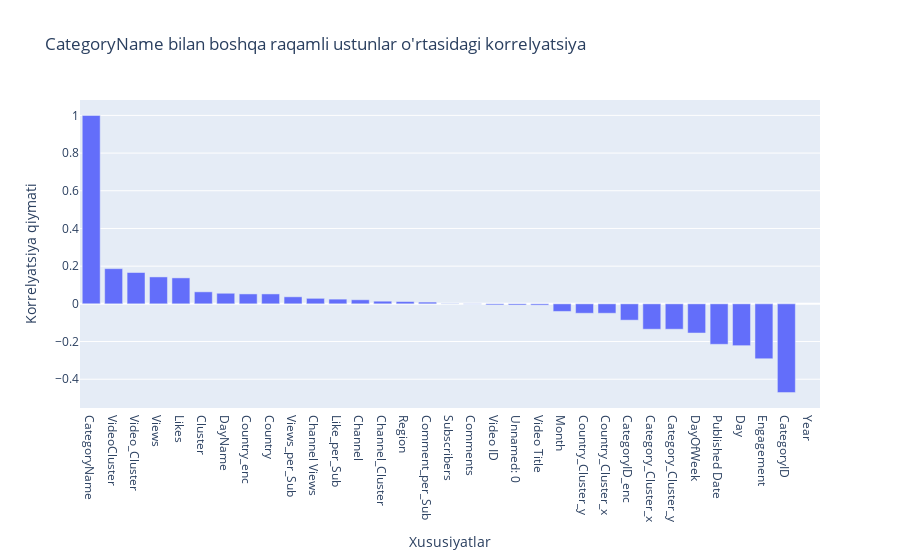

The notebook cell this image was saved under:
### Code cell
import pandas as pd
import plotly.express as px

# Raqamli ustunlarni tanlash
numeric_cols = df.select_dtypes(include=['float64', 'int64']).columns

# faqat raqamli ustunlar bo'yicha korrelyatsiya
corr_matrix = df[numeric_cols].corr()

# CategoryName ustunining boshqa ustunlar bilan korrelyatsiyasi
CategoryName_corr = corr_matrix[['CategoryName']].sort_values(by='CategoryName', ascending=False)

# Heatmap uchun DataFrame ni transformatsiya qilish
heatmap_data = CategoryName_corr.reset_index()
heatmap_data.columns = ['Feature', 'Correlation_with_CategoryName']

# Plotly Express yordamida bar grafik
fig = px.bar(
    heatmap_data,
    x='Feature',
    y='Correlation_with_CategoryName',
    title='CategoryName bilan boshqa raqamli ustunlar o\'rtasidagi korrelyatsiya',
    labels={'Correlation_with_CategoryName': 'Korrelyatsiya qiymati', 'Feature': 'Xususiyatlar'}
)

fig.show()

### Figure 1 — Plotly figure (JSON) as saved in the notebook; plotly's stock layout.template omitted (floating-point values rounded to 4 significant figures)
{"data": [{"hovertemplate": "Xususiyatlar=%{x}<br>Korrelyatsiya qiymati=%{y}<extra></extra>", "legendgroup": "", "marker": {"color": "#636efa", "pattern": {"shape": ""}}, "name": "", "orientation": "v", "showlegend": false, "textposition": "auto", "type": "bar", "x": ["CategoryName", "VideoCluster", "Video_Cluster", "Views", "Likes", "Cluster", "DayName", "Country_enc", "Country", "Views_per_Sub", "Channel Views", "Like_per_Sub", "Channel", "Channel_Cluster", "Region", "Comment_per_Sub", "Subscribers", "Comments", "Video ID", "Unnamed: 0", "Video Title", "Month", "Country_Cluster_y", "Country_Cluster_x", "CategoryID_enc", "Category_Cluster_x", "Category_Cluster_y", "DayOfWeek", "Published Date", "Day", "Engagement", "CategoryID", "Year"], "xaxis": "x", "y": [1.0, 0.1867, 0.1662, 0.1428, 0.1377, 0.06372, 0.05612, 0.05255, 0.05255, 0.03728, 0.0292, 0.02498, 0.02159, 0.01397, 0.01199, 0.00919, 0.001479, -0.001524, -0.005755, -0.006378, -0.006783, -0.04035, -0.04999, -0.04999, -0.08663, -0.1348, -0.1348, -0.155, -0.2148, -0.222, -0.2914, -0.4711, NaN], "yaxis": "y"}], "layout": {"barmode": "relative", "legend": {"tracegroupgap": 0}, "title": {"text": "CategoryName bilan boshqa raqamli ustunlar o'rtasidagi korrelyatsiya"}, "xaxis": {"anchor": "y", "domain": [0, 1], "title": {"text": "Xususiyatlar"}}, "yaxis": {"anchor": "x", "domain": [0, 1], "title": {"text": "Korrelyatsiya qiymati"}}}}
